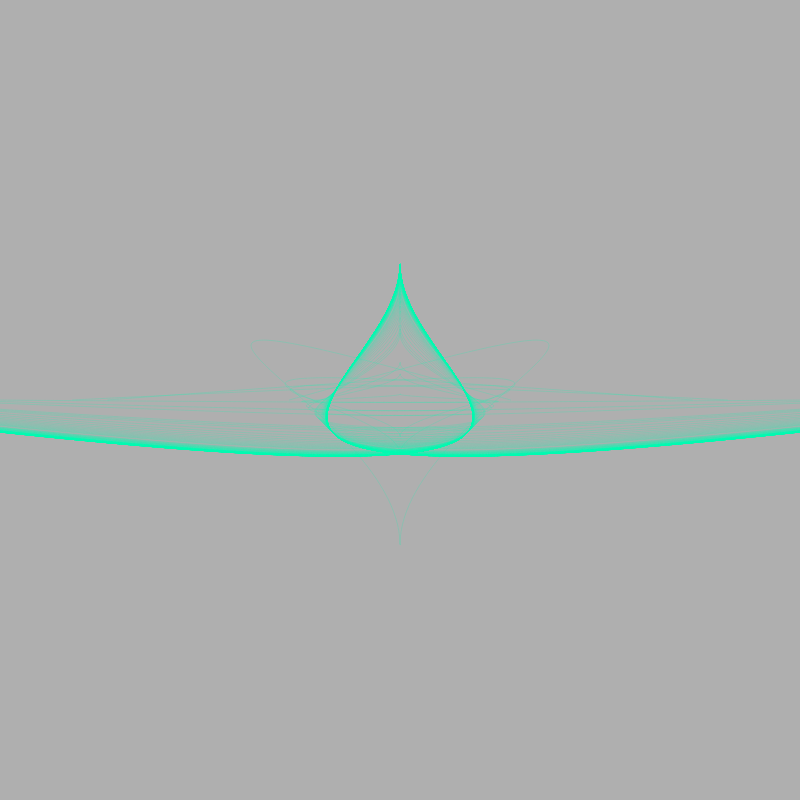
Frame 1 (no input)
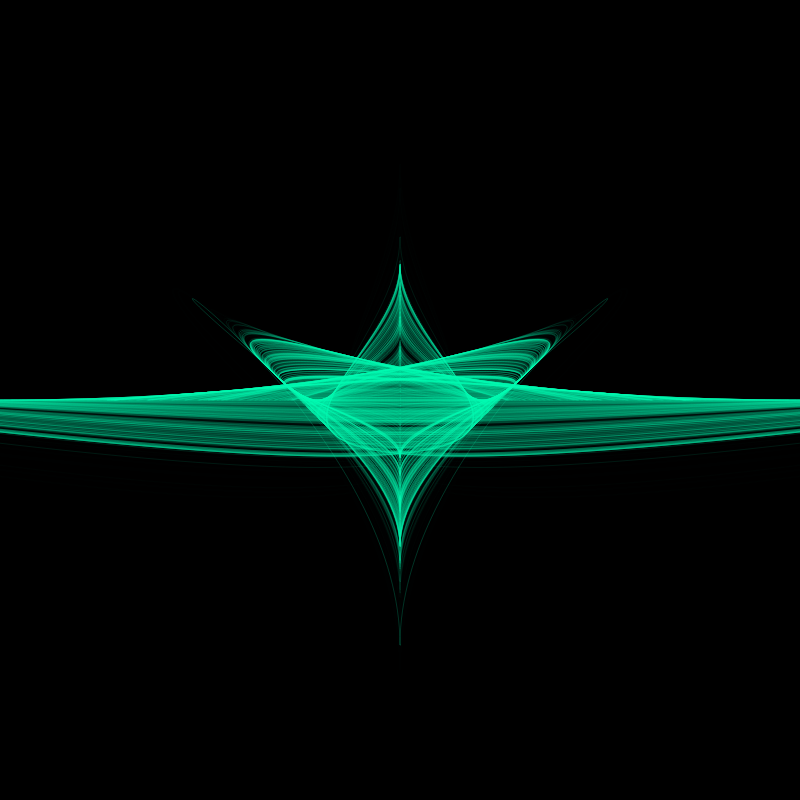
Frame 60 (no input)
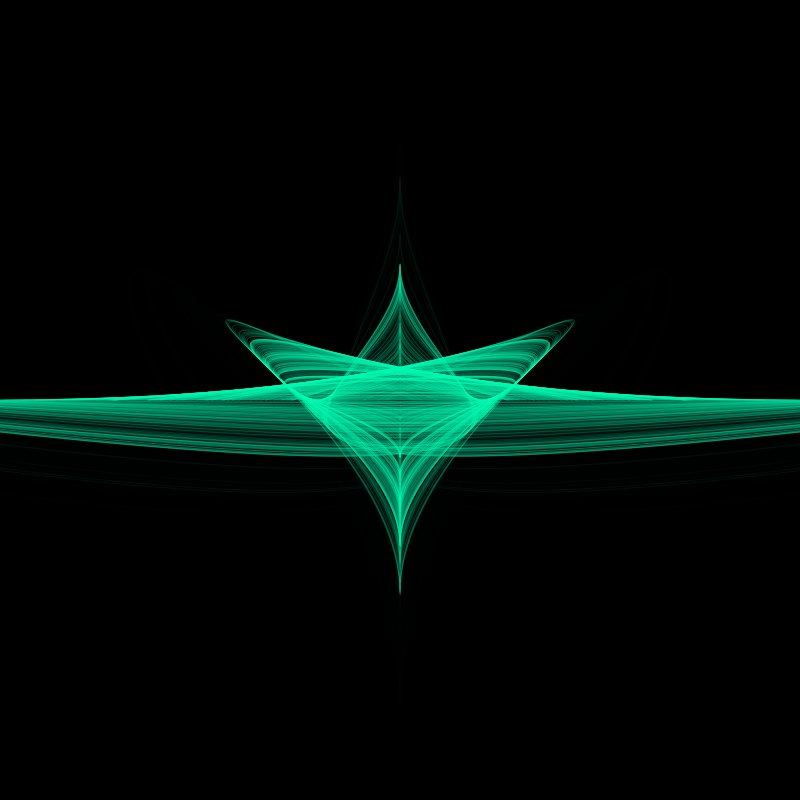
Frame 120 (the mouse pressed at the canvas centre since frame 60)

The p5.js sketch that drew these frames (run headless with seeded random() and noise() and a simulated clock; from frame 60 on, the mouse is pressed at the canvas centre):

// p5.js sketch
// ── sketch.js
var a, b;


function setup() {
  createCanvas(800, 800);
// blendMode(ADD);
  a = createSlider(10,20, 10);
  b = createSlider(1,20, 2);
   for (var i = 0; i < 150; i++) {
      console.log(width-noise(frameCount * .01 * tan(i)) * width);
  }

}

function draw() {
  background(0, 80);
  stroke(120, 0, 180, 30);
  noFill();
  var c,d ;
  c = a.value()/10;
  d = b.value();
  for (var i = 0; i < 150; i++) {
    stroke(0, 250, 180, 50);
    
   
      noFill();

    
    
    bezier(width / 2, width - noise(frameCount * .01 * tan(i)) * width*c,
           width / 2, height / 2,
           0, noise(frameCount * .01 * tan(i)) * width,
           d*noise(frameCount * .01 * tan(i)) * width, height / 2);
           
    bezier(width / 2, width - noise(frameCount * .01 * tan(i)) * width*c,
           width / 2, height / 2,
           width, noise(frameCount * .01 * tan(i)) * width,
           width-d*noise(frameCount * .01 * tan(i)) * width, height / 2);
  }
}
